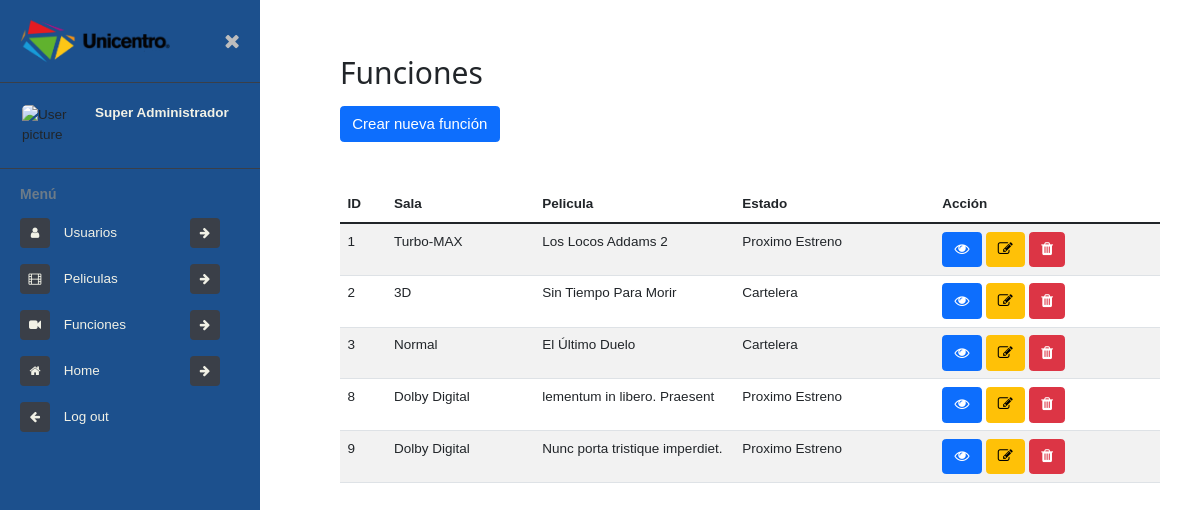
Page /admin/funciones/ (signed in) on the earlier database version.
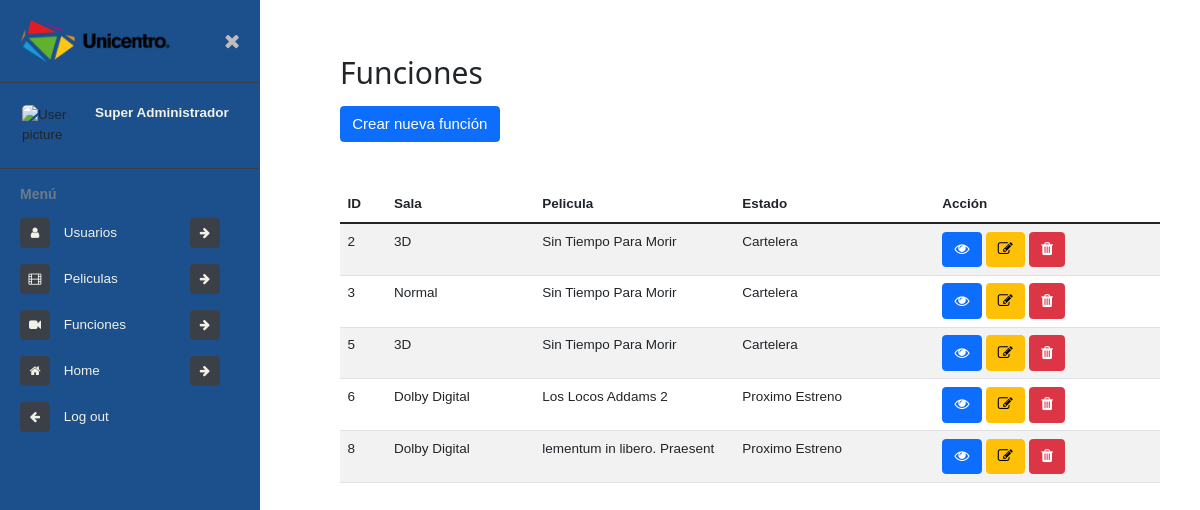
Same page on the later database version.
### tables this page shows
CREATE TABLE funcion (idFuncion INTEGER PRIMARY KEY AUTOINCREMENT NOT NULL, fkPelicula INT REFERENCES pelicula (idPelicula) NOT NULL, hora TIME NOT NULL, dia DATE NOT NULL, fkSala INT NOT NULL REFERENCES sala (idSala), estado BOOLEAN NOT NULL DEFAULT (1), fechas VARCHAR, duracion INT, edad INT (2));

CREATE TABLE sala (idSala INT PRIMARY KEY NOT NULL, sala VARCHAR (100) NOT NULL, estado BOOLEAN NOT NULL DEFAULT (1), fecha DATE NOT NULL DEFAULT (DATE('NOW')));

CREATE TABLE pelicula (idPelicula INTEGER PRIMARY KEY AUTOINCREMENT NOT NULL, nombre VARCHAR (500) NOT NULL, actores VARCHAR (255), director VARCHAR (255), fkCategoria INT REFERENCES categoria (idCategoria), descripcion TEXT, imagen VARCHAR (4000), banner VARCHAR (4000), trailer VARCHAR (4000), estado BOOLEAN NOT NULL DEFAULT (1), fecha DATE NOT NULL DEFAULT (DATE('NOW')));

### index.py (the view)
@app.route('/admin/funciones/')
def adminFunciones():
    if session.get('user_data'):
        if session.get('user_data')[12] != 1:
            form = Funcion()
            shows = Shows().view()
            films = Films().list()
            rooms = Rooms().view()
            return render_template('admin/funciones/funciones.html', films=films, form=form,  shows=shows, rooms=rooms)
    flash("No tiene permiso para ingresar a esta área")
    return redirect('/admin/')

### db/DBConexion.py (called while the page is built)
    def getConn(self) -> list:
        return self.__conn

### db/Films.py (called while the page is built)
    def list(self) -> list:
        try:
            query = f"SELECT idPelicula as id, nombre FROM pelicula"
            data = self.conn.execute(query).fetchall()
            return data
        except Exception as m:
            return []

### db/Rooms.py (called while the page is built)
    def view(self, id=None) -> list:
        try:
            query = f"SELECT * FROM sala"
            if(id):
                query += f" WHERE idSala = {escape(id)};"
            return self.conn.execute(query).fetchall()
        except Exception as m:
            return []

### db/Shows.py (called while the page is built)
    def view(self, id=None, status=None) -> list:
        try:
            query = f"SELECT * FROM funcion as fs INNER JOIN pelicula as pl ON fs.fkPelicula = pl.idPelicula"
            if(id):
                query += f" AND fs.idFuncion = {escape(id)}"
            if(status):
                query += f" AND fs.estado = {escape(status)}"
            query += " INNER JOIN sala as sl ON fs.fkSala = sl.idSala; "
            data = self.conn.execute(query).fetchall()
            if (id and data):
                return data[0]
            return data
        except Exception as m:
            return []

### templates/admin/funciones/funciones.html (shortened to what this page needs)
{% extends 'views/admin.html' %}
{% block content %}
<h1 class="h2 my-3">Funciones</h1>
<button type="button" class="btn btn-primary" data-bs-toggle="modal" data-bs-target="#createShow">
    Crear nueva función
</button>
<table class="mt-5 table table-striped table-inverse table-responsive">
    <thead class="thead-inverse">
        <tr>
            <th>ID</th>
            <th>Sala</th>
            <th width="200">Pelicula</th>
            <th width="200">Estado</th>
            <th>Acción</th>
        </tr>
    </thead>
    <tbody>
        {% for show in shows %}
        <tr>
            <td scope="row">{{ show[0] }}</td>
            {% for room in rooms
            if room[0] == show[4] %}
            <td>{{ room[1] }}</td>
            {% endfor %}
            {% for film in films
            if film[0] == show[1] %}
            <td>{{ film[1] }}</td>
            {% endfor %}
            <td>{{ 'Cartelera' if show[5] else 'Proximo Estreno' }}</td>
            <td>
                <a class="btn btn-primary" href="/admin/funcion/{{ show[0] }}" role="button">
                    <i class="fa fa-eye" aria-hidden="true"></i>
                </a>
                <button type="button" class="btn btn-warning" data-bs-toggle="modal"
                    data-bs-target="#edit-show-{{ show[0]  }}">
                    <i class="fa fa-edit" aria-hidden="true"></i>
                </button>
                <form id="delete-{{ show[0] }}" class="d-inline" action="/admin/funcion/eliminar/{{ show[0] }}"
                    method="post">
                    <button type="submit" class="btn btn-danger" onclick="
                            event.preventDefault();
                            if(confirm('Seguro que desea eliminar esta funcion')){
                                document.getElementById('delete-{{ show[0] }}').submit();
                            }; ">
                        <i class="fa fa-trash" aria-hidden="true"></i>
                    </button>
                </form>
            </td>
        </tr>
        {% endfor %}
    </tbody>
</table>
{% endblock %}

Differences in the rows shown:
removed funcion: idFuncion "1", estado "Proximo Estreno", pelicula (nombre "Los Locos Addams 2")
no longer on this page (row unchanged): sala: sala "Turbo-MAX", shown under "1"
no longer on this page (row unchanged): funcion: idFuncion "9", estado "Proximo Estreno", sala (sala "Dolby Digital")
removed pelicula: nombre "Nunc porta tristique imperdiet.", shown under "9"
changed funcion id 3: loses pelicula (nombre "El Último Duelo"); gains pelicula (nombre "Sin Tiempo Para Morir")
now on this page (row edited): funcion: idFuncion "5", estado "Cartelera", sala (sala "3D"), pelicula (nombre "Sin Tiempo Para Morir")
now on this page (row edited): funcion: idFuncion "6", estado "Proximo Estreno", sala (sala "Dolby Digital"), pelicula (nombre "Los Locos Addams 2")
